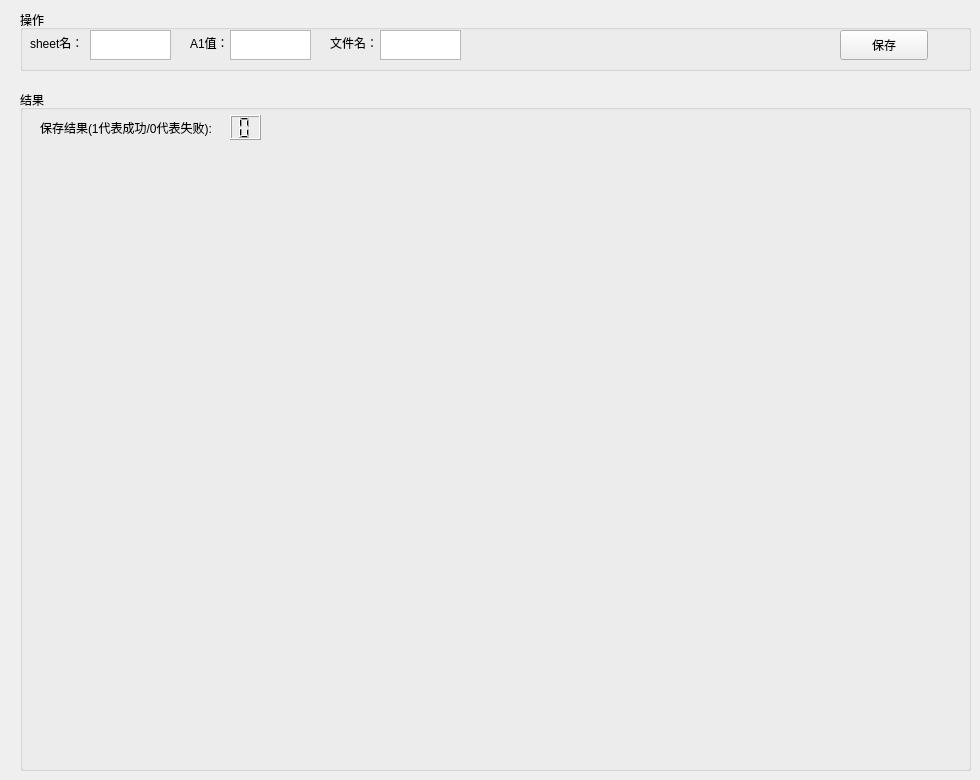
                <widget class="QWidget" name="_14_4_1">
                    <attribute name="title">
                        <string>14.4.1</string>
                    </attribute>
                    <widget class="QGroupBox" name="groupBox_12">
                        <property name="enabled">
                            <bool>true</bool>
                        </property>
                        <property name="geometry">
                            <rect>
                                <x>20</x>
                                <y>90</y>
                                <width>951</width>
                                <height>681</height>
                            </rect>
                        </property>
                        <property name="title">
                            <string>结果</string>
                        </property>
                        <widget class="QLabel" name="search_tip_label_13">
                            <property name="geometry">
                                <rect>
                                    <x>20</x>
                                    <y>30</y>
                                    <width>191</width>
                                    <height>16</height>
                                </rect>
                            </property>
                            <property name="text">
                                <string>保存结果(1代表成功/0代表失败):</string>
                            </property>
                        </widget>
                        <widget class="QLCDNumber" name="save_status_5">
                            <property name="geometry">
                                <rect>
                                    <x>210</x>
                                    <y>25</y>
                                    <width>31</width>
                                    <height>25</height>
                                </rect>
                            </property>
                            <property name="smallDecimalPoint">
                                <bool>true</bool>
                            </property>
                            <property name="digitCount">
                                <number>1</number>
                            </property>
                            <property name="mode">
                                <enum>QLCDNumber::Dec</enum>
                            </property>
                            <property name="value" stdset="0">
                                <double>0.000000000000000</double>
                            </property>
                            <property name="intValue" stdset="0">
                                <number>0</number>
                            </property>
                        </widget>
                    </widget>
                    <widget class="QGroupBox" name="groupBox_13">
                        <property name="enabled">
                            <bool>true</bool>
                        </property>
                        <property name="geometry">
                            <rect>
                                <x>20</x>
                                <y>10</y>
                                <width>951</width>
                                <height>61</height>
                            </rect>
                        </property>
                        <property name="locale">
                            <locale language="English" country="UnitedStates"/>
                        </property>
                        <property name="title">
                            <string>操作</string>
                        </property>
                        <widget class="QTextEdit" name="sheet_name_edit_5">
                            <property name="geometry">
                                <rect>
                                    <x>70</x>
                                    <y>20</y>
                                    <width>81</width>
                                    <height>30</height>
                                </rect>
                            </property>
                        </widget>
                        <widget class="QLabel" name="stock_code_label_5">
                            <property name="geometry">
                                <rect>
                                    <x>10</x>
                                    <y>25</y>
                                    <width>61</width>
                                    <height>16</height>
                                </rect>
                            </property>
                            <property name="text">
                                <string>sheet名：</string>
                            </property>
                        </widget>
                        <widget class="QPushButton" name="save_button_5">
                            <property name="geometry">
                                <rect>
                                    <x>820</x>
                                    <y>20</y>
                                    <width>88</width>
                                    <height>30</height>
                                </rect>
                            </property>
                            <property name="text">
                                <string>保存</string>
                            </property>
                        </widget>
                        <widget class="QLabel" name="stock_code_label_1_5">
                            <property name="geometry">
                                <rect>
                                    <x>170</x>
                                    <y>25</y>
                                    <width>41</width>
                                    <height>16</height>
                                </rect>
                            </property>
                            <property name="text">
                                <string>A1值：</string>
                            </property>
                        </widget>
                        <widget class="QTextEdit" name="a1_value_edit_5">
                            <property name="geometry">
                                <rect>
                                    <x>210</x>
                                    <y>20</y>
                                    <width>81</width>
                                    <height>30</height>
                                </rect>
                            </property>
                        </widget>
                        <widget class="QLabel" name="stock_code_label_1_6">
                            <property name="geometry">
                                <rect>
                                    <x>310</x>
                                    <y>25</y>
                                    <width>51</width>
                                    <height>16</height>
                                </rect>
                            </property>
                            <property name="text">
                                <string>文件名：</string>
                            </property>
                        </widget>
                        <widget class="QTextEdit" name="file_name_edit_5">
                            <property name="geometry">
                                <rect>
                                    <x>360</x>
                                    <y>20</y>
                                    <width>81</width>
                                    <height>30</height>
                                </rect>
                            </property>
                        </widget>
                    </widget>
                </widget>
